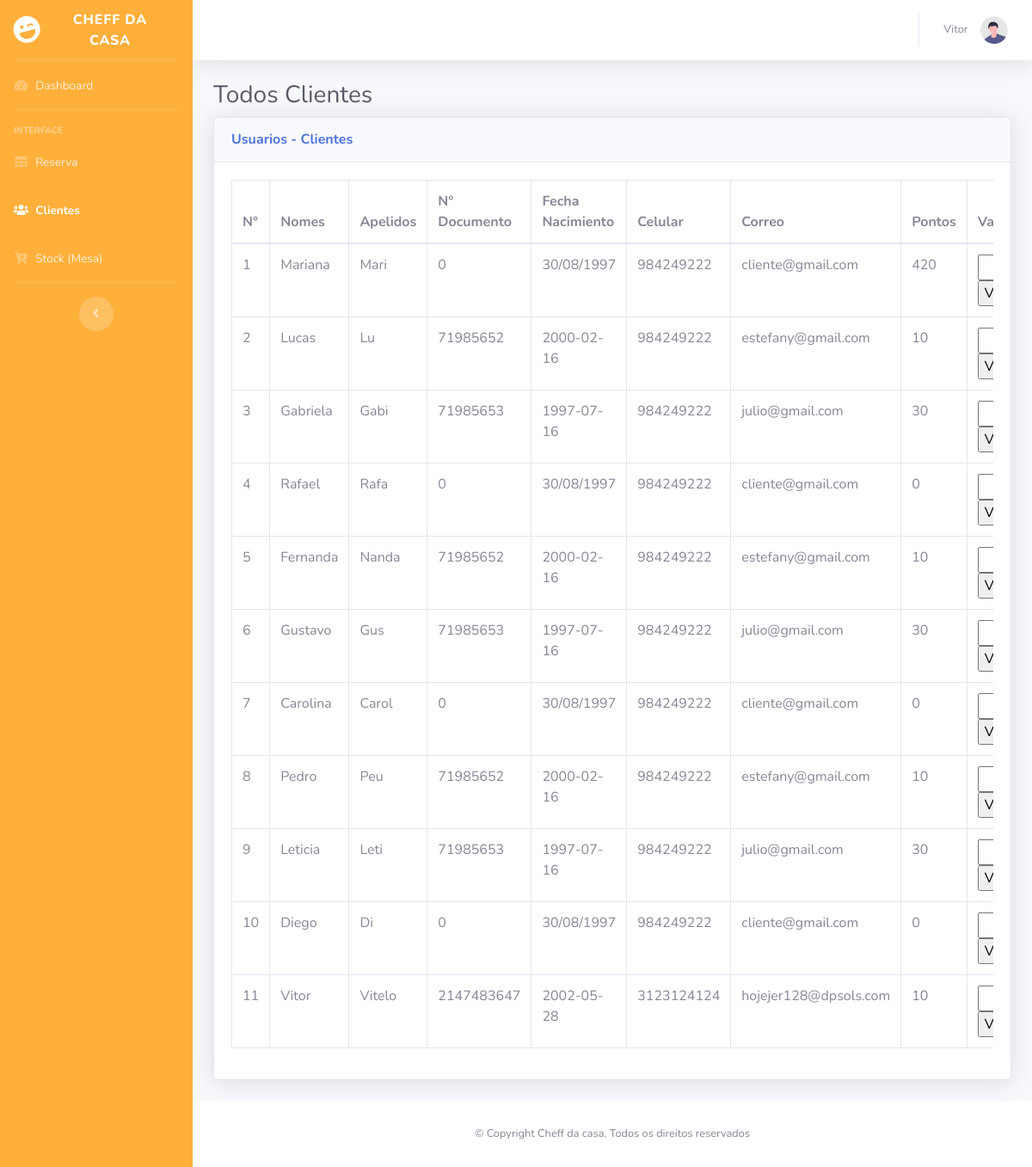
The app's page /panel/clientes.php (signed in) with its own data.
### tables this page shows
CREATE TABLE `usuario` (
  `id` int(11) NOT NULL,
  `nomes` varchar(100) NOT NULL,
  `apelidos` varchar(100) NOT NULL,
  `dni` int(20) NOT NULL,
  `numero` varchar(100) NOT NULL,
  `fecha` varchar(100) NOT NULL,
  `email` varchar(70) NOT NULL,
  `direcao` varchar(100) DEFAULT NULL,
  `password` varchar(45) DEFAULT NULL,
  `pontos` int(30) NOT NULL,
  `estado_usuario` varchar(30) DEFAULT NULL,
  `cargo_idc` int(11) NOT NULL
);

### panel/clientes.php (the view, shortened to what this page needs)
<?php
	$nomes = $_SESSION['nomes'];
	$cargo_idc = $_SESSION['cargo_idc'];
?>
<!DOCTYPE html>
<html lang="pt-br">
<head>
    <link href="vendor/fontawesome-free/css/all.min.css" rel="stylesheet" type="text/css">
    <link href="css/sb-admin-2.min.css" rel="stylesheet">
</head>
<body id="page-top">
    <div id="wrapper">
        <ul class="navbar-nav bg-gradient-primary sidebar sidebar-dark accordion" id="accordionSidebar">
            <a class="sidebar-brand d-flex align-items-center justify-content-center" href="../index.php">
                <div class="sidebar-brand-icon rotate-n-15">
                    <i class="fas fa-laugh-wink"></i>
                </div>
                <div class="sidebar-brand-text mx-3">Cheff da Casa</div>
            </a>
            <hr class="sidebar-divider my-0">
            <li class="nav-item">
                <a class="nav-link" href="#">
                    <i class="fas fa-fw fa-tachometer-alt"></i>
                    <span>Dashboard</span></a>
            </li>
            <hr class="sidebar-divider">
            <div class="sidebar-heading">
                Interface
            </div>
            <?php if($cargo_idc == 1) { ?>
                <li class="nav-item">
                    <a class="nav-link" href="reserva.php">
                        <i class="fas fa-fw fa-table"></i>
                        <span>Reserva</span></a>
                </li>
                <li class="nav-item active">
                    <a class="nav-link" href="clientes.php">
                        <i class="fas fa-fw fa-users"></i>
                        <span>Clientes</span></a>
                </li>
                <li class="nav-item">
                    <a class="nav-link" href="stockMesa.php">
                    <i class="fas fa-fw fa-cart-plus"></i>
                    <span>Stock (Mesa)</span></a>
                </li>
            <?php } ?>
            <hr class="sidebar-divider d-none d-md-block">
            <div class="text-center d-none d-md-inline">
                <button class="rounded-circle border-0" id="sidebarToggle"></button>
            </div>
        </ul>
        <div id="content-wrapper" class="d-flex flex-column">
            <div id="content">
                <nav class="navbar navbar-expand navbar-light bg-white topbar mb-4 static-top shadow">
                    <ul class="navbar-nav ml-auto">
                        <li class="nav-item dropdown no-arrow">
                            <a class="nav-link dropdown-toggle" href="#" id="userDropdown" role="button"
                                data-toggle="dropdown" aria-haspopup="true" aria-expanded="false">
                                <span class="mr-2 d-none d-lg-inline text-gray-600 small"><?php echo $nomes ?> &nbsp;</span>
                                <img class="img-profile rounded-circle"
                                    src="img/undraw_profile.svg">
                            </a>
                        </li>
                    </ul>
                </nav>
                <div class="container-fluid">
                    <h1 class="h3 mb-2 text-gray-800">Todos Clientes</h1>
                    <div class="card shadow mb-4">
                        <div class="card-header py-3">
                            <h6 class="m-0 font-weight-bold text-primary">Usuarios - Clientes</h6>
                        </div>
                        <div class="card-body">
                            <div class="table-responsive">
                                <table class="table table-bordered" id="dataTable" width="100%" cellspacing="0">
                                    <thead>
                                        <tr>
                                            <th>N°</th>
                                            <th>Nomes</th>
                                            <th>Apelidos</th>
                                            <th>N° Documento</th>
                                            <th>Fecha Nacimiento</th>
                                            <th>Celular</th>
                                            <th>Correo</th>
                                            <th>Pontos</th>
                                            <th>Validar Brinde</th>
                                        </tr>
                                    </thead>
                                    <tbody>
                                        <?php
                                            $cont = 1;
                                            require("Config/Conexao.php");
                                            $sql = $Conexao->query("SELECT * FROM usuario WHERE cargo_idc = 2");
                                            while($resultado = $sql->fetch_assoc()) {
                                        ?>
                                        <tr>
                                            <td><?php echo $cont; $cont++; ?></td>
                                            <td><?php echo $resultado['nomes']; ?></td>
                                            <td><?php echo $resultado['apelidos']; ?></td>
                                            <td><?php echo $resultado['dni']; ?></td>
                                            <td><?php echo $resultado['fecha']; ?></td>
                                            <td><?php echo $resultado['numero']; ?></td>
                                            <td><?php echo $resultado['email']; ?></td>
                                            <td><?php echo $resultado['pontos']; ?></td>
                                            <td>
                                                <form class='brinde-form' action='processaBrinde.php' method='post'>
                                                    <input type='text' name='cod_brinde'>
                                                    <input type='submit' value='Validar Brinde'>
                                                </form>
                                            </td>
                                        </tr>
                                        <?php } ?>
                                    </tbody>
                                </table>
                            </div>
                        </div>
                    </div>
                </div>
            </div>
            <footer class="sticky-footer bg-white">
                <div class="container my-auto">
                    <div class="copyright text-center my-auto">
                        <span>&copy; Copyright Cheff da casa. Todos os direitos reservados</span>
                    </div>
                </div>
            </footer>
        </div>
    </div>
</body>
</html>

### records on screen
usuario: nomes "Mariana", apelidos "Mari", dni "0", fecha "30/08/1997", numero "984249222", email "cliente@gmail.com", pontos "420"
usuario: nomes "Lucas", apelidos "Lu", dni "71985652", fecha "2000-02-16", numero "984249222", email "estefany@gmail.com", pontos "10"
usuario: nomes "Gabriela", apelidos "Gabi", dni "71985653", fecha "1997-07-16", numero "984249222", email "julio@gmail.com", pontos "30"
usuario: nomes "Rafael", apelidos "Rafa", dni "0", fecha "30/08/1997", numero "984249222", email "cliente@gmail.com", pontos "0"
usuario: nomes "Fernanda", apelidos "Nanda", dni "71985652", fecha "2000-02-16", numero "984249222", email "estefany@gmail.com", pontos "10"
usuario: nomes "Gustavo", apelidos "Gus", dni "71985653", fecha "1997-07-16", numero "984249222", email "julio@gmail.com", pontos "30"
usuario: nomes "Carolina", apelidos "Carol", dni "0", fecha "30/08/1997", numero "984249222", email "cliente@gmail.com", pontos "0"
usuario: nomes "Pedro", apelidos "Peu", dni "71985652", fecha "2000-02-16", numero "984249222", email "estefany@gmail.com", pontos "10"
usuario: nomes "Leticia", apelidos "Leti", dni "71985653", fecha "1997-07-16", numero "984249222", email "julio@gmail.com", pontos "30"
usuario: nomes "Diego", apelidos "Di", dni "0", fecha "30/08/1997", numero "984249222", email "cliente@gmail.com", pontos "0"
usuario: nomes "Vitor", apelidos "Vitelo", dni "2147483647", fecha "2002-05-28", numero "3123124124", email "hojejer128@dpsols.com", pontos "10"

### other values on screen
$nomes "Vitor"
